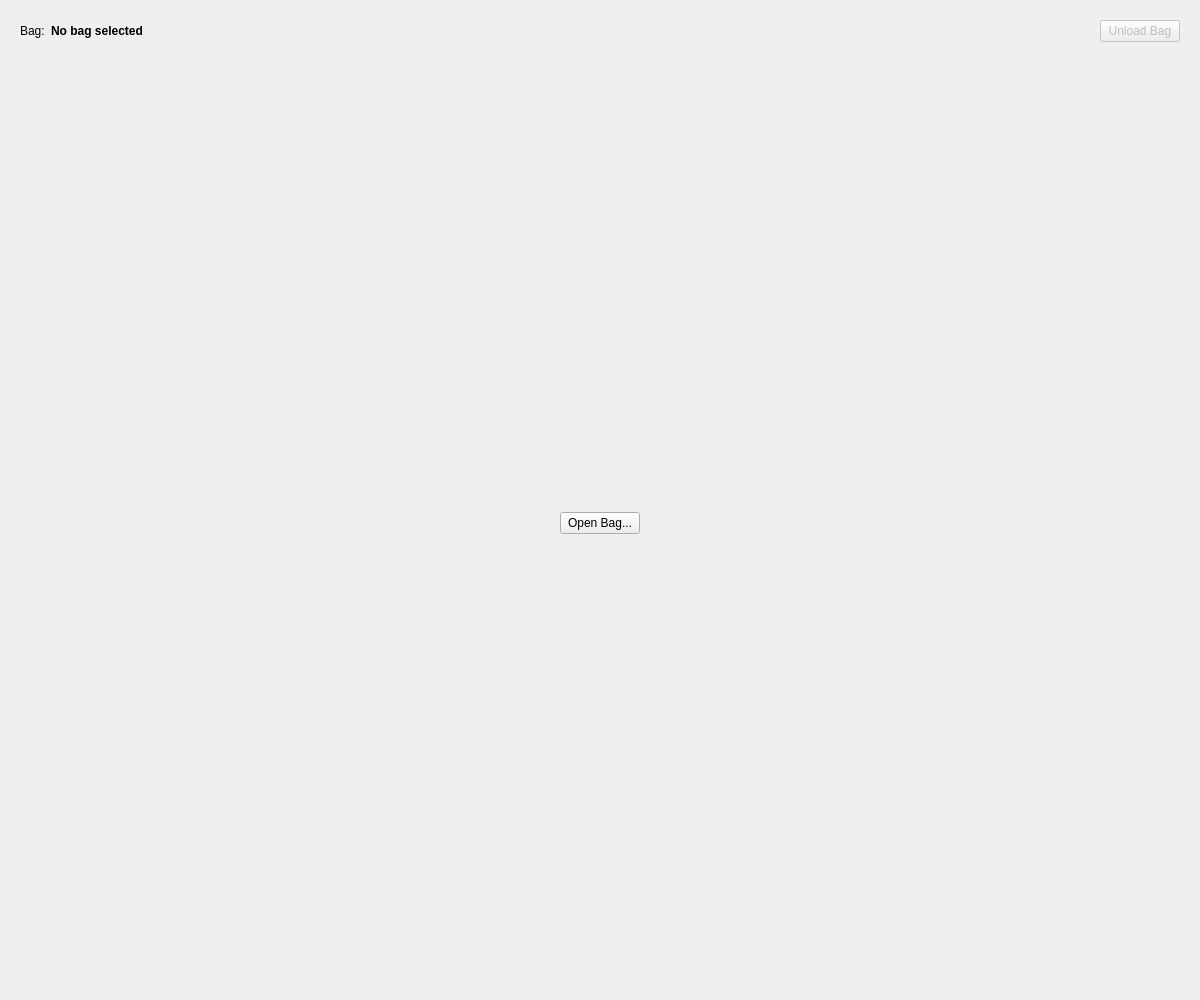
<?xml version="1.0" encoding="UTF-8"?>
<ui version="4.0">
 <class>Dialog</class>
 <widget class="QDialog" name="Dialog">
  <property name="geometry">
   <rect>
    <x>0</x>
    <y>0</y>
    <width>1200</width>
    <height>1000</height>
   </rect>
  </property>
  <property name="sizePolicy">
   <sizepolicy hsizetype="Fixed" vsizetype="Fixed">
    <horstretch>0</horstretch>
    <verstretch>0</verstretch>
   </sizepolicy>
  </property>
  <property name="windowTitle">
   <string>Dialog</string>
  </property>
  <layout class="QVBoxLayout" name="verticalLayout">
   <item>
    <widget class="QWidget" name="widget" native="true">
     <layout class="QHBoxLayout" name="horizontalLayout">
      <item>
       <widget class="QLabel" name="label">
        <property name="text">
         <string>Bag:</string>
        </property>
       </widget>
      </item>
      <item>
       <widget class="QLabel" name="currentBagPathLabel">
        <property name="font">
         <font>
          <weight>75</weight>
          <bold>true</bold>
         </font>
        </property>
        <property name="text">
         <string>No bag selected</string>
        </property>
       </widget>
      </item>
      <item>
       <spacer name="horizontalSpacer">
        <property name="orientation">
         <enum>Qt::Horizontal</enum>
        </property>
        <property name="sizeHint" stdset="0">
         <size>
          <width>40</width>
          <height>20</height>
         </size>
        </property>
       </spacer>
      </item>
      <item>
       <widget class="QPushButton" name="unloadBagButton">
        <property name="enabled">
         <bool>false</bool>
        </property>
        <property name="text">
         <string>Unload Bag</string>
        </property>
       </widget>
      </item>
     </layout>
    </widget>
   </item>
   <item>
    <widget class="QStackedWidget" name="stackedWidget">
     <property name="currentIndex">
      <number>1</number>
     </property>
     <widget class="QWidget" name="dataLoaderWidgetContainer">
      <layout class="QVBoxLayout" name="verticalLayout_2">
       <item>
        <widget class="DataLoaderWidget" name="dataLoaderWidget" native="true">
         <property name="sizePolicy">
          <sizepolicy hsizetype="Preferred" vsizetype="MinimumExpanding">
           <horstretch>0</horstretch>
           <verstretch>0</verstretch>
          </sizepolicy>
         </property>
        </widget>
       </item>
       <item>
        <widget class="QWidget" name="widget_3" native="true">
         <layout class="QHBoxLayout" name="horizontalLayout_2">
          <item>
           <spacer name="horizontalSpacer_3">
            <property name="orientation">
             <enum>Qt::Horizontal</enum>
            </property>
            <property name="sizeHint" stdset="0">
             <size>
              <width>40</width>
              <height>20</height>
             </size>
            </property>
           </spacer>
          </item>
          <item>
           <widget class="QPushButton" name="AddTopicButton">
            <property name="text">
             <string>Add (Subscribe)</string>
            </property>
           </widget>
          </item>
          <item>
           <spacer name="horizontalSpacer_2">
            <property name="orientation">
             <enum>Qt::Horizontal</enum>
            </property>
            <property name="sizeHint" stdset="0">
             <size>
              <width>40</width>
              <height>20</height>
             </size>
            </property>
           </spacer>
          </item>
         </layout>
        </widget>
       </item>
      </layout>
     </widget>
     <widget class="QWidget" name="bagSelectionWidget">
      <layout class="QGridLayout" name="gridLayout">
       <item row="0" column="0">
        <widget class="QPushButton" name="openBagButton">
         <property name="sizePolicy">
          <sizepolicy hsizetype="Fixed" vsizetype="Fixed">
           <horstretch>0</horstretch>
           <verstretch>0</verstretch>
          </sizepolicy>
         </property>
         <property name="text">
          <string>Open Bag...</string>
         </property>
        </widget>
       </item>
      </layout>
     </widget>
    </widget>
   </item>
  </layout>
 </widget>
 <customwidgets>
  <customwidget>
   <class>DataLoaderWidget</class>
   <extends>QWidget</extends>
   <header>qgisros/ui/data_loader_widget.h</header>
   <container>1</container>
  </customwidget>
 </customwidgets>
 <resources/>
 <connections/>
</ui>
